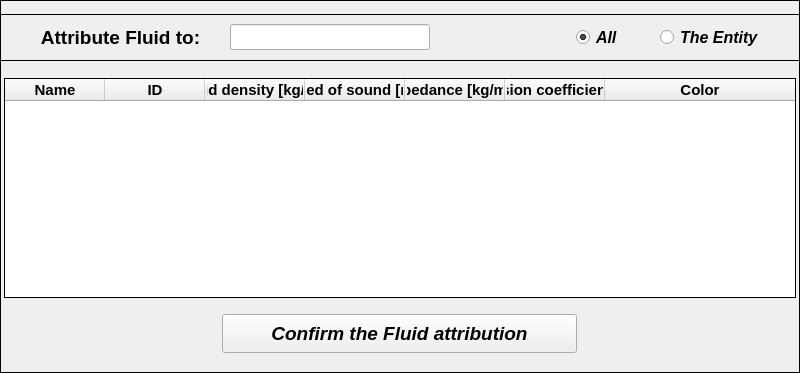
  <widget class="QFrame" name="frame_2">
   <property name="geometry">
    <rect>
     <x>0</x>
     <y>454</y>
     <width>800</width>
     <height>373</height>
    </rect>
   </property>
   <property name="minimumSize">
    <size>
     <width>800</width>
     <height>0</height>
    </size>
   </property>
   <property name="maximumSize">
    <size>
     <width>800</width>
     <height>16777215</height>
    </size>
   </property>
   <property name="frameShape">
    <enum>QFrame::Box</enum>
   </property>
   <property name="frameShadow">
    <enum>QFrame::Plain</enum>
   </property>
   <property name="lineWidth">
    <number>1</number>
   </property>
   <widget class="QTreeWidget" name="treeWidget">
    <property name="geometry">
     <rect>
      <x>4</x>
      <y>78</y>
      <width>792</width>
      <height>220</height>
     </rect>
    </property>
    <property name="minimumSize">
     <size>
      <width>790</width>
      <height>220</height>
     </size>
    </property>
    <property name="maximumSize">
     <size>
      <width>792</width>
      <height>220</height>
     </size>
    </property>
    <property name="font">
     <font>
      <family>Arial</family>
      <pointsize>11</pointsize>
      <weight>75</weight>
      <bold>true</bold>
     </font>
    </property>
    <property name="frameShape">
     <enum>QFrame::Panel</enum>
    </property>
    <property name="frameShadow">
     <enum>QFrame::Plain</enum>
    </property>
    <property name="lineWidth">
     <number>1</number>
    </property>
    <property name="tabKeyNavigation">
     <bool>true</bool>
    </property>
    <property name="alternatingRowColors">
     <bool>true</bool>
    </property>
    <property name="indentation">
     <number>0</number>
    </property>
    <column>
     <property name="text">
      <string>Name</string>
     </property>
     <property name="textAlignment">
      <set>AlignCenter</set>
     </property>
    </column>
    <column>
     <property name="text">
      <string>ID</string>
     </property>
     <property name="textAlignment">
      <set>AlignCenter</set>
     </property>
    </column>
    <column>
     <property name="text">
      <string>Fluid density [kg/m³]</string>
     </property>
     <property name="textAlignment">
      <set>AlignCenter</set>
     </property>
    </column>
    <column>
     <property name="text">
      <string>Speed of sound [m/s]</string>
     </property>
     <property name="textAlignment">
      <set>AlignCenter</set>
     </property>
    </column>
    <column>
     <property name="text">
      <string>Impedance [kg/m²s]</string>
     </property>
     <property name="textAlignment">
      <set>AlignCenter</set>
     </property>
    </column>
    <column>
     <property name="text">
      <string>Expansion coefficient [m/K]</string>
     </property>
     <property name="textAlignment">
      <set>AlignCenter</set>
     </property>
    </column>
    <column>
     <property name="text">
      <string>Color</string>
     </property>
     <property name="textAlignment">
      <set>AlignCenter</set>
     </property>
    </column>
   </widget>
   <widget class="QPushButton" name="pushButton_confirm">
    <property name="geometry">
     <rect>
      <x>222</x>
      <y>314</y>
      <width>355</width>
      <height>39</height>
     </rect>
    </property>
    <property name="font">
     <font>
      <family>Arial</family>
      <pointsize>14</pointsize>
      <weight>75</weight>
      <italic>true</italic>
      <bold>true</bold>
     </font>
    </property>
    <property name="autoFillBackground">
     <bool>false</bool>
    </property>
    <property name="styleSheet">
     <string notr="true">color: rgb(0, 0, 0);
selection-background-color: rgb(62, 255, 62);</string>
    </property>
    <property name="text">
     <string>Confirm the Fluid attribution</string>
    </property>
    <property name="shortcut">
     <string>Shift+C</string>
    </property>
    <property name="default">
     <bool>false</bool>
    </property>
   </widget>
   <widget class="QFrame" name="frame">
    <property name="geometry">
     <rect>
      <x>0</x>
      <y>14</y>
      <width>800</width>
      <height>47</height>
     </rect>
    </property>
    <property name="minimumSize">
     <size>
      <width>800</width>
      <height>0</height>
     </size>
    </property>
    <property name="maximumSize">
     <size>
      <width>800</width>
      <height>16777215</height>
     </size>
    </property>
    <property name="frameShape">
     <enum>QFrame::Box</enum>
    </property>
    <property name="frameShadow">
     <enum>QFrame::Plain</enum>
    </property>
    <property name="lineWidth">
     <number>1</number>
    </property>
    <widget class="QRadioButton" name="radioButton_entity">
     <property name="geometry">
      <rect>
       <x>660</x>
       <y>12</y>
       <width>103</width>
       <height>23</height>
      </rect>
     </property>
     <property name="font">
      <font>
       <family>Arial</family>
       <pointsize>12</pointsize>
       <weight>75</weight>
       <italic>true</italic>
       <bold>true</bold>
       <stylestrategy>PreferAntialias</stylestrategy>
      </font>
     </property>
     <property name="text">
      <string>The Entity</string>
     </property>
     <property name="checked">
      <bool>false</bool>
     </property>
    </widget>
    <widget class="QRadioButton" name="radioButton_all">
     <property name="geometry">
      <rect>
       <x>576</x>
       <y>12</y>
       <width>59</width>
       <height>23</height>
      </rect>
     </property>
     <property name="font">
      <font>
       <family>Arial</family>
       <pointsize>12</pointsize>
       <weight>75</weight>
       <italic>true</italic>
       <bold>true</bold>
       <stylestrategy>PreferAntialias</stylestrategy>
      </font>
     </property>
     <property name="text">
      <string>All</string>
     </property>
     <property name="checked">
      <bool>true</bool>
     </property>
    </widget>
    <widget class="QLabel" name="label">
     <property name="geometry">
      <rect>
       <x>22</x>
       <y>10</y>
       <width>197</width>
       <height>28</height>
      </rect>
     </property>
     <property name="font">
      <font>
       <family>Arial</family>
       <pointsize>14</pointsize>
       <weight>75</weight>
       <bold>true</bold>
      </font>
     </property>
     <property name="text">
      <string>&lt;html&gt;&lt;head/&gt;&lt;body&gt;&lt;p align=&quot;center&quot;&gt;Attribute Fluid to:&lt;/p&gt;&lt;/body&gt;&lt;/html&gt;</string>
     </property>
     <property name="textFormat">
      <enum>Qt::AutoText</enum>
     </property>
     <property name="alignment">
      <set>Qt::AlignCenter</set>
     </property>
    </widget>
    <widget class="QLineEdit" name="lineEdit_selected_ID">
     <property name="geometry">
      <rect>
       <x>230</x>
       <y>10</y>
       <width>200</width>
       <height>26</height>
      </rect>
     </property>
     <property name="minimumSize">
      <size>
       <width>200</width>
       <height>26</height>
      </size>
     </property>
     <property name="maximumSize">
      <size>
       <width>200</width>
       <height>26</height>
      </size>
     </property>
     <property name="font">
      <font>
       <family>Arial</family>
       <pointsize>11</pointsize>
       <weight>75</weight>
       <italic>true</italic>
       <bold>true</bold>
      </font>
     </property>
     <property name="focusPolicy">
      <enum>Qt::ClickFocus</enum>
     </property>
     <property name="text">
      <string/>
     </property>
     <property name="alignment">
      <set>Qt::AlignCenter</set>
     </property>
    </widget>
   </widget>
  </widget>
